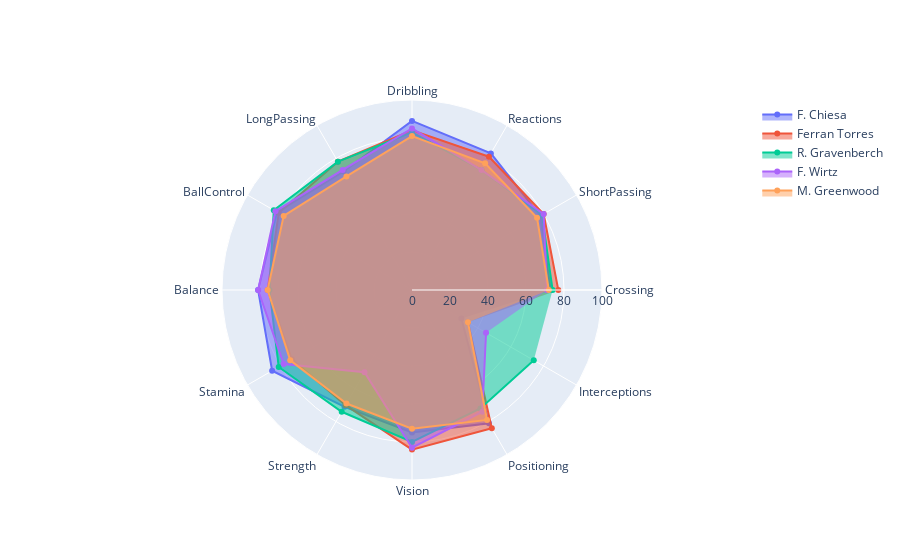

The notebook cell this image was saved under:
### Code cell
for i, row in CAM.loc[(CAM['Best Position']=='CAM'),midfield_attributes].tail(5).iterrows():
    #print (df['Name'][i])
    fig = go.Figure()
    for i, row in CAM.loc[(CAM['Best Position']=='CAM'),midfield_attributes].tail(5).iterrows():
        fig.add_trace(go.Scatterpolar(r=row , theta= midfield_attributes,fill = 'toself',name = df['Name'][i] ,showlegend=True))
fig.update_layout(polar=dict(radialaxis=dict(visible=True,range=[0, 100])),showlegend=True)
fig.show()

### Figure 1 — Plotly figure (JSON) as saved in the notebook; plotly's stock layout.template omitted (floating-point values rounded to 4 significant figures)
{"data": [{"fill": "toself", "name": "F. Chiesa", "r": [73, 78, 83, 89, 72, 82, 81, 85, 71, 75, 81, 30], "showlegend": true, "theta": ["Crossing", "ShortPassing", "Reactions", "Dribbling", "LongPassing", "BallControl", "Balance", "Stamina", "Strength", "Vision", "Positioning", "Interceptions"], "type": "scatterpolar"}, {"fill": "toself", "name": "Ferran Torres", "r": [77, 80, 81, 84, 78, 81, 76, 73, 70, 84, 84, 34], "showlegend": true, "theta": ["Crossing", "ShortPassing", "Reactions", "Dribbling", "LongPassing", "BallControl", "Balance", "Stamina", "Strength", "Vision", "Positioning", "Interceptions"], "type": "scatterpolar"}, {"fill": "toself", "name": "R. Gravenberch", "r": [74, 79, 73, 83, 78, 84, 75, 81, 74, 80, 72, 74], "showlegend": true, "theta": ["Crossing", "ShortPassing", "Reactions", "Dribbling", "LongPassing", "BallControl", "Balance", "Stamina", "Strength", "Vision", "Positioning", "Interceptions"], "type": "scatterpolar"}, {"fill": "toself", "name": "F. Wirtz", "r": [71, 80, 73, 85, 73, 83, 81, 78, 50, 83, 74, 45], "showlegend": true, "theta": ["Crossing", "ShortPassing", "Reactions", "Dribbling", "LongPassing", "BallControl", "Balance", "Stamina", "Strength", "Vision", "Positioning", "Interceptions"], "type": "scatterpolar"}, {"fill": "toself", "name": "M. Greenwood", "r": [72, 76, 77, 81, 69, 78, 76, 74, 69, 73, 79, 34], "showlegend": true, "theta": ["Crossing", "ShortPassing", "Reactions", "Dribbling", "LongPassing", "BallControl", "Balance", "Stamina", "Strength", "Vision", "Positioning", "Interceptions"], "type": "scatterpolar"}], "layout": {"polar": {"radialaxis": {"range": [0, 100], "visible": true}}, "showlegend": true}}
